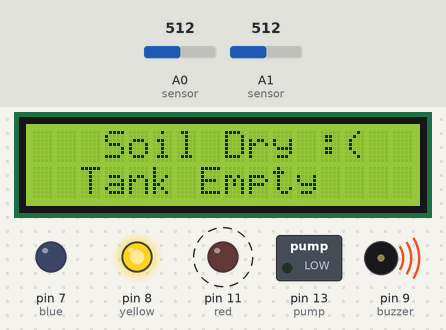
The sketch below on a simulated Arduino Uno, built with avr-gcc and run on an emulated ATmega328P. Shown: 16×2 character LCD, switched loads named in the sketch (green lamp = pin HIGH), output pins drawn as LEDs (lit = HIGH), buzzer (waves = sounding). Dashed ring = blinking. The inputs (shaded band) are chosen by the test bench; at power-on: A1 (sensor) = 512, A0 (sensor) = 512. What the sketch prints to the serial monitor is not drawn.

Above: at 1.04 s.
1.4 s: A1 (sensor) set to 411
4.1 s: A1 (sensor) set to 387
At 5.2 s:
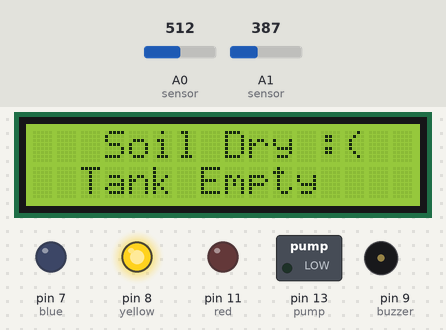
5.9 s: A0 (sensor) set to 456
9.4 s: A0 (sensor) set to 439
At 10.8 s:
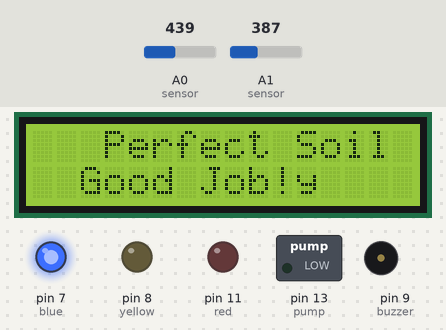
11.1 s: A0 (sensor) set to 460
At 12.4 s:
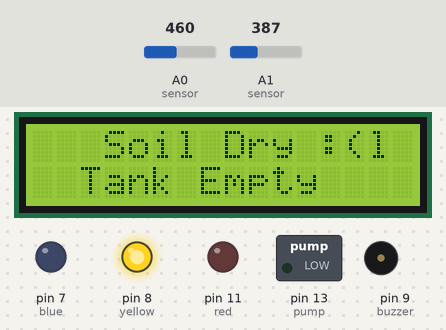
12.9 s: A1 (sensor) set to 377
14.4 s: A1 (sensor) set to 354
At 15.8 s:
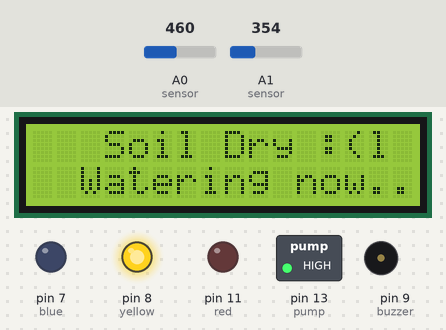
Timing chart, 0 to 17.3 s (numbered marks = the images above; inputs shaded):
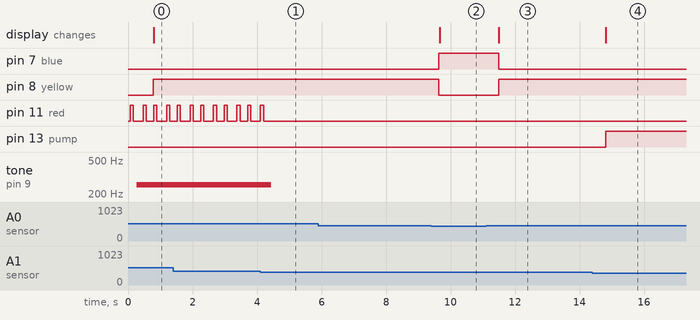

Measured:
- the behaviour switches between 400 and 399 on A1 (sensor) (found by bisection; images 0 and 1)
- the behaviour switches between 450 and 449 on A0 (sensor) (found by bisection; images 1 and 2)
- the behaviour switches between 370 and 369 on A1 (sensor) (found by bisection; images 3 and 4)
- after the input at 4.1 s, pin 11 (red): goes on until 4.2 s, then stays LOW; tone on pin 9 (buzzer): 258 Hz → silent after 0.34 s
- after the input at 5.9 s, every drawn part: stays the same
- after the input at 9.4 s, pin 7 (blue): LOW → HIGH after 0.23 s; pin 8 (yellow): HIGH → LOW after 0.23 s; the display: changes after 0.26 s (image 2)
- after the input at 11.1 s, pin 7 (blue): HIGH → LOW after 0.39 s; pin 8 (yellow): LOW → HIGH after 0.39 s; the display: changes after 0.39 s (image 3)
- after the input at 12.9 s, every drawn part: stays the same
- after the input at 14.4 s, pin 13 (pump): LOW → HIGH after 0.42 s; the display: changes after 0.42 s (image 4)
- by itself, pin 11 (red): alternates HIGH for 0.10 s and LOW for 0.26 s

The sketch:

smartirrigationsystem.ino
```cpp
// imported libraries for LCD Display
#include <Wire.h>
#include <LiquidCrystal_I2C.h>
//LCD Display
LiquidCrystal_I2C lcd(0x27, 16, 2);
//Soil Sensor
#define limit 450
// initializing the LEDs and Buzzer, PIN numbers
int yellow = 8;
int blue = 7;
int red = 11;
int buzzer = 9;
int pump = 13; //initialises the water pump to pin 13

// Water Sensor
#define waterLow 400  //After testing, the range was determined
#define waterGood 370

void setup() {
  pinMode(red, OUTPUT);
  pinMode(pump, OUTPUT); //Water pump
  pinMode(buzzer,OUTPUT);
  pinMode(blue, OUTPUT);
  pinMode(yellow, OUTPUT);
  lcd.init(); //set up for the LCD screen
  lcd.backlight();
  lcd.clear();
  // Establishing communication with the code and the serial monitor
  Serial.begin(9600);
}

void loop() {
  //creating a variable called moisture to give the values recieved from the sensor to
  int moisture = analogRead(A1); //reads water sensor values from pin A1
  Serial.print("Water Level: "); //displays on the serial monitor
  Serial.println(moisture); //prints the values from the water sensor

  int soilLevel = analogRead(A0); //reads soil sensor values from pin A0
  Serial.print("Soil: ");
  Serial.println(soilLevel);


  //checks if the water level is between the given range, meaning that it is almost empty, giving ample time to refill the tank
  if(moisture >= waterGood && moisture < waterLow) {
    Serial.println("WARNING! CHECK WATER TANK!!");
    noTone(buzzer);
    delay(200);
  }
  // checks if the the water in the water tank is less
  else if(moisture >= waterLow){ //meaning that the water tank would require refilling
    Serial.println("WATER CRITICAL!!!");
    digitalWrite(red, HIGH); //red LED blinks
    delay(100);
    digitalWrite(red, LOW);
    delay(100);
    tone(buzzer,258); //buzzer turns on sigaling the empty tank
    delay(200);
    digitalWrite(red, HIGH);
    delay(100);
    tone(buzzer, 258);
    digitalWrite(red, LOW);
    delay(200);
    digitalWrite(pump, LOW);
  }
  // checks if the the water level in tank is good
  else if(moisture < waterGood){
    Serial.println("WATER LEVEL PERFECT!");
    delay(200);
    noTone(buzzer);
  }
  else{
    Serial.println("Unable to detect"); //default statement
    delay(200);
  }

  Serial.println("......."); //divider

  // checks if the soil moisture level is greater than the limit
  if(soilLevel > limit && moisture < waterGood){ //if the soil level is greater that means the soil is dry
    lcd.setCursor(3,0);
    lcd.print("Soil Dry :("); //displays this on two lines on the LCD screen
    lcd.setCursor(2,1);
    lcd.print("Watering now...");
    Serial.println("Dry Soil");
    digitalWrite(yellow, HIGH);//the yellow LED turns on
    digitalWrite(blue, LOW);
    digitalWrite(pump, HIGH); // as well as the water pump
    delay(5);
  }
  else if(soilLevel > limit){ //if the soil level is greater that means the soil is dry
    lcd.setCursor(3,0);
    lcd.print("Soil Dry :("); //displays this on two lines on the LCD screen
    lcd.setCursor(2,1);
    lcd.print("Tank Empty");
    Serial.println("Dry Soil + Empty Tank");
    digitalWrite(yellow, HIGH);//the yellow LED turns on
    digitalWrite(blue, LOW);
    digitalWrite(pump, LOW); // as well as the water pump
    delay(5);
  }
  // checks if the soil moisture level is lesser than the limit
  else if(soilLevel < limit){
    Serial.println("Good Soil"); //prints on the serial monitor
    digitalWrite(blue, HIGH); //turns the blue LCD on
    digitalWrite(yellow, LOW);
    lcd.setCursor(3,0);
    lcd.print("Perfect Soil :)"); //displays this one two lines on the LCD
    digitalWrite(pump, LOW);
    lcd.setCursor(2,1);
    lcd.print("Good Job!");
    delay(5);
  }
  else{
    Serial.println("Unable to detect"); //default statement
    delay(5);
  }
}
```
